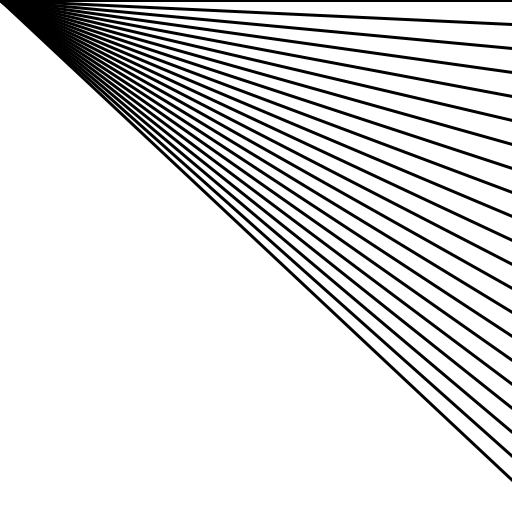
Frame 1 (no input)
Frame 60 (the mouse pressed at the canvas centre just before this capture): identical to frame 1, image omitted
Frame 120 (the mouse held since frame 60 and released just before this capture): identical to frame 1, image omitted

The Processing sketch that drew this single still picture (run headless with seeded random() and noise(); from frame 60 on, the mouse is pressed at the canvas centre):

// Processing sketch: diagonals
// ── diagonals.pde
/* TODO: 
	use proximity value to change ct
*/
Line[] lines = new Line[21];
int ct;
void setup() {
	size(512, 512);
	smooth();
	ct = 21;
	for (int i = 0; i<lines.length; i++){
		lines[i] = new Line(0,0,width, 0, ct);
	}

}

void draw() {
	background(255, 255, 255, 10);

	strokeWeight(3);
	// stroke(random(255),random(255),random(255));
	if (ct <= height/ct+1 * ct) {
		ct = constrain(ct, 1, height);
	}
	else {
		ct = 1;
	}

	for (int i = 0; i<lines.length; i++){
		lines[i].display((i*(512/ct)));
	}
	println(second());
}

void keyPressed() {
	stroke(random(255),random(255),random(255));
	  if (key == CODED) {
	    if (keyCode == UP) {
	      ct += 1;
	    } else if (keyCode == DOWN) {
	      ct -= 1;
	    } 
	  } 
	  println("step: " + ct);
	}
// ── Line.pde
class Line {
	int slx, sly, lex, ley ,st;

	Line (int _slx, int _sly, int _lex, int _ley, int _st) {
		slx = _slx;
		sly = _sly;
		lex = _lex;
		ley = _ley;
		st = _st;
	}

	void display(int st) {
		line(slx, sly, lex, st);
	}

}
